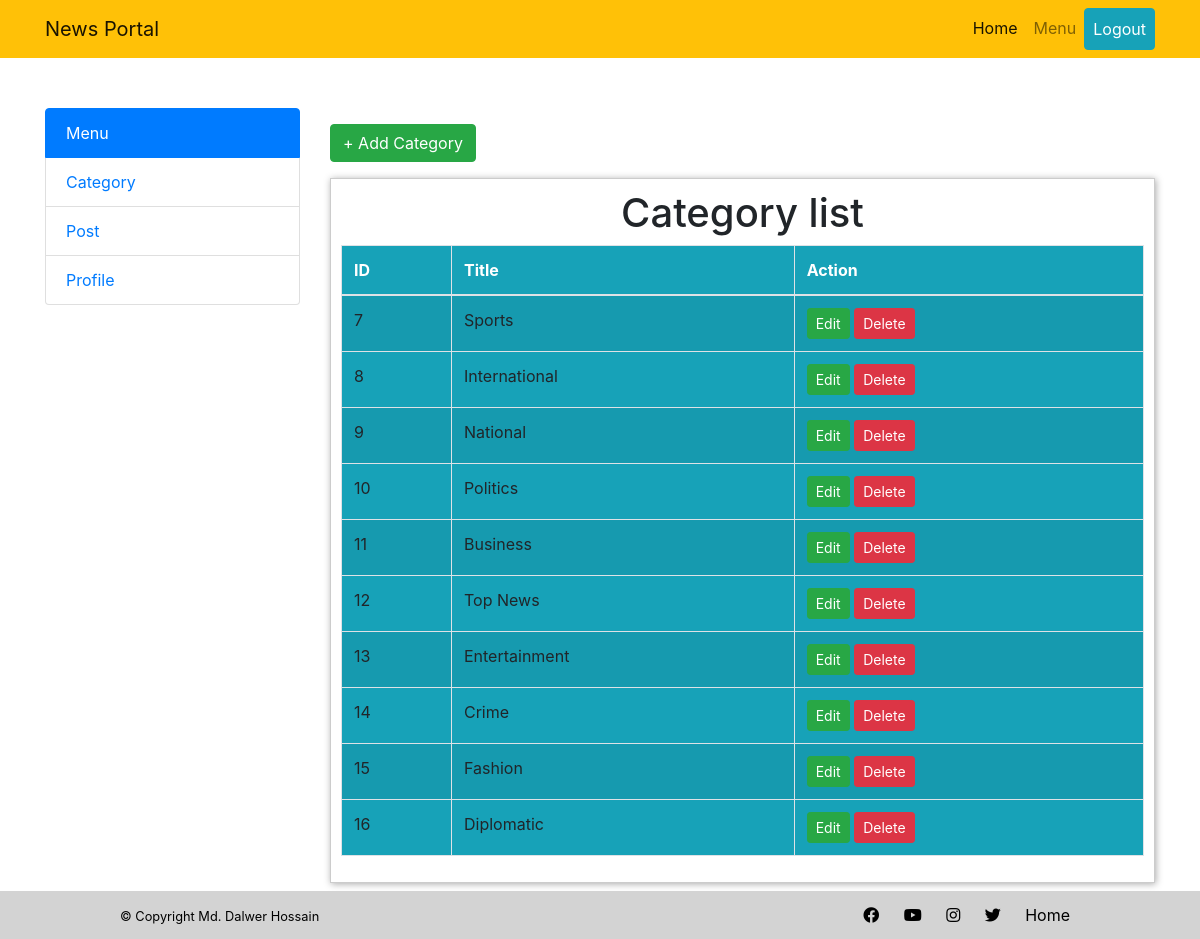
Page /admin/categories/index.php (signed in) on the committed database.
### tables this page shows
CREATE TABLE `categories` (
  `id` int(11) NOT NULL,
  `title` varchar(250) NOT NULL
);

### admin/categories/index.php (the view, shortened to what this page needs)
<?php
$conn= connectdb();
$sql="SELECT*FROM categories";
$result= mysqli_query($conn,$sql);
?>
<?php include('../include/header.php');?>
<a href="create.php" class="btn btn-success mb-3">+ Add Category</a>
<div id="content">
<h1 class="text-center">Category list</h1>
<table class="table table-bordered table-striped bg-info">
    <thead class="text-white">
        <tr>
            <th>ID</th>
            <th>Title</th>
            <th>Action</th>
        </tr>
    </thead>
<?php
while($row=mysqli_fetch_assoc($result))
{?>
<tr>
    <td><?php echo $row['id'];?></td>
    <td><?php echo $row['title'];?></td>
    <td>
    <a class="btn btn-primary btn-sm btn-success" href="edit.php?id=<?php echo $row['id']?>">Edit</a>
    <a class="btn btn-danger btn-sm" href="delete.php?id=<?php echo $row['id']?>" onclick="return confirm('Are you Sure?')">Delete</a>
    </td>
</tr>
<?php } ?>
</table>
</div>
<?php include('../include/footer.php');?>
  <footer class="position-sticky mt-2">
            <div class="row">
                <div class="col-lg-6 text-center text-lg-left mb-3 mb-lg-0">
                    <p class="small mb-0 mt-1">&copy; Copyright Md. Dalwer Hossain</p>
                </div>
                <div class="col-lg-6 text-center text-lg-right">
                    <a href="#"><i class="fab fa-facebook"></i></a>
                    <a href="#"><i class="fab fa-youtube"></i></a>
                    <a href="#"><i class="fab fa-instagram"></i></a>
                    <a href="#"><i class="fab fa-twitter"></i></a>
                    <a href="#">Home</a>
                </div>
            </div>
        </footer>

### admin/assets/css/style.css (style rules this page uses)
html { scroll-behavior: smooth; }
#content { padding: 10px; border: 1px solid #ccc; box-shadow: 1px 1px 7px #aaa; }
footer { color: black; padding: 1% 10%; background: lightgray ; }
footer a { color: black; margin: 0 10px; }

### rows in the picture
categories: id "7", title "Sports"
categories: id "8", title "International"
categories: id "9", title "National"
categories: id "10", title "Politics"
categories: id "11", title "Business"
categories: id "12", title "Top News"
categories: id "13", title "Entertainment"
categories: id "14", title "Crime"
categories: id "15", title "Fashion"
categories: id "16", title "Diplomatic"
